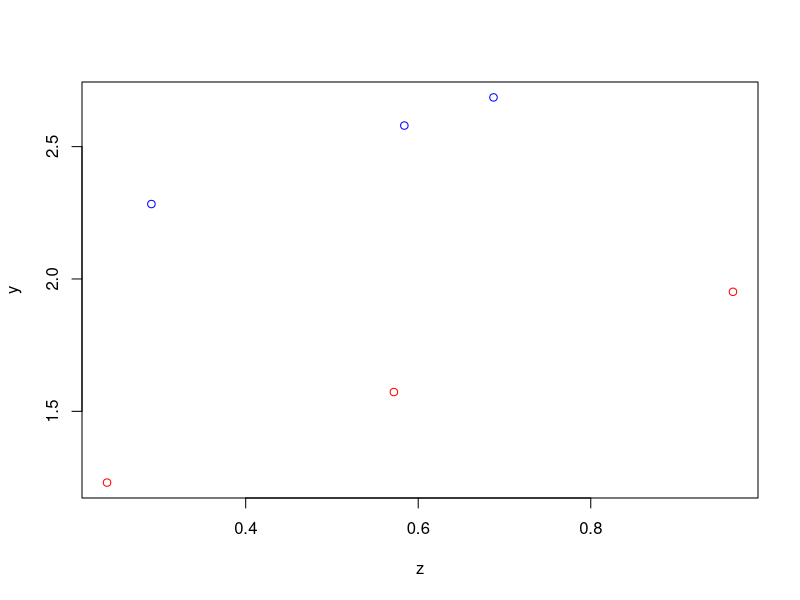
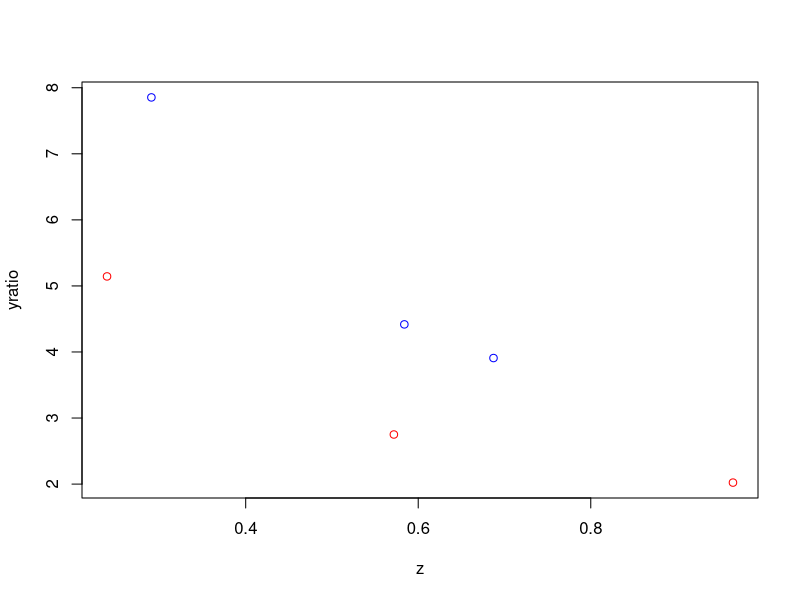
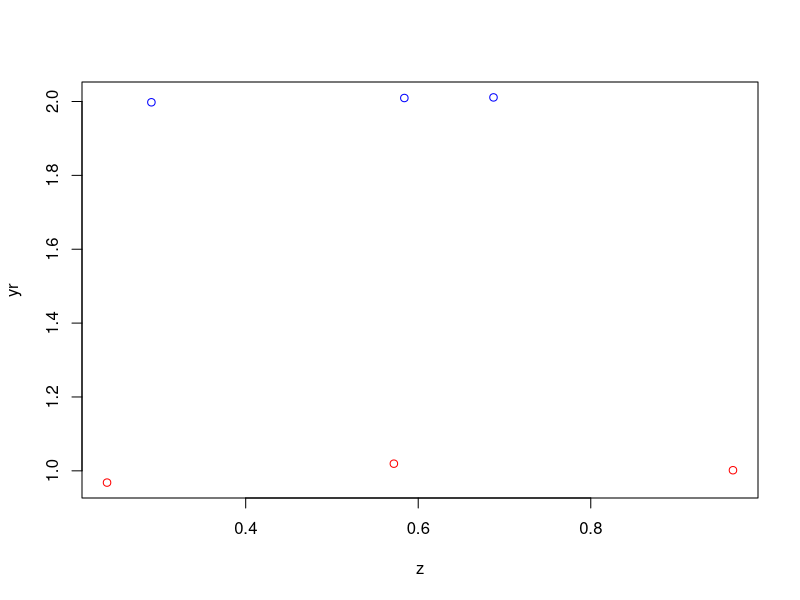

Recreate these plots in R, in order.
## Classical ancova: common slope and intercept differences
##  The ratio misses the point completely

z <- runif(6)
t <- rep(c(1, 2), 3)
y <- z + t + rnorm(6, 0, 0.01)
tf <- factor(t)
plot(y ~ z, col = c("red", "blue")[tf])

summary(lm(y ~ z + tf))

yratio <- y/z
summary(lm(yratio ~ tf))

plot(yratio ~ z, col = c("red", "blue")[tf])


#########################
## Ratio differences


## first, create the noise
noise <- rnorm(6, 0, 0.01)

## Suppose the ratios are given by t. Then, ratio in group 1 is 1 and in
## group 2 is 2. So y = ratio * z

y1 <- t * z + noise
y1

## That sounds confusing but is the same as saying:
y1b <- rep(0, 6)
y1b[tf == 1] <- z[tf ==1]
y1b[tf == 2] <- 2 * z[tf == 2]
y1b <- y1b + noise
y1b == y1

## Now form the ratio
yr <- y1/z
## As it should
plot(yr ~ z, col = c("red", "blue")[tf])

## Fit the models.

## I really have a hard time interpreting this
summary(lm(yr ~ z + tf))

## This is what we are after
summary(lm(yr ~ tf))


## This seems to kind of work but it is not really correct. Here we are
## modling a common slope, which is not what "differences in ratio" means,
## and we are making different assumptions about noise (this is a minor
## technical point here).

summary(lm(y1 ~ z + tf))


## And this is really what we are after. Slopes differ by group, which is
## the same as "ratios differ by group"

summary(lm(y1 ~ z * tf))

## or

anova(lm(y1 ~ z * tf))

## note the very highly significant interaction



